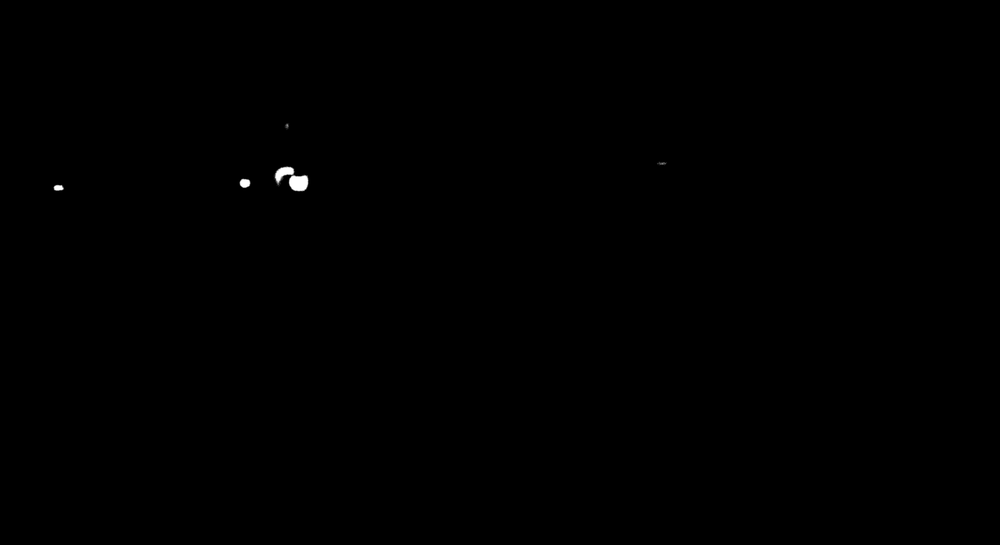
#> input picture gaussian_blurred_binary_img__translation_k15_s1.0.png, 1000 x 545 px, shrunk from 2816 x 1536 before the run, given in place of myImage.png, which was not available
$ python homework_one.py
#> lines starting #> are read from the running program, lines starting #| are printed output that depends on the picture; after the words box and inside, x2 and y2 are one past the last pixel; in counts of white or black regions, pixels touching at a corner belong together; long printed decimals are rounded; pictures that were not available may be replaced by others from this repository, and a replacement may not be noted
#> in main, img is the input picture: shape (545, 1000, 3); min 0, max 255, mean 0.3
import cv2 as cv
import numpy as np
from scipy import stats


class ImageStats:
    def __init__(self, img):
        self.img = img
        self.pixel_data = img.flatten()

    """
    print_min_max: Prints the minimum and maximum pixel values along with their locations.
        It also prints the range (difference between max and min) of the pixel values.
    """

    def print_min_max_range(self):
        min_val, max_val, min_loc, max_loc = cv.minMaxLoc(self.img)
#> min_val = 0; max_val = 255; min_loc = (0, 0); max_loc = (283, 168)
        range_val = max_val - min_val
#> range_val = 255
        print(f"Min value: {min_val} at location {min_loc}")
#| Min value: 0.0 at location (0, 0)
        print(f"Max value: {max_val} at location {max_loc}")
#| Max value: 255.0 at location (283, 168)
        print(f"Range: {range_val}")
#| Range: 255.0

    """
    print_mean_std: Prints the mean and standard deviation of the pixel values.
    """

    def print_mean_std(self):
        mean_val, std_dev = cv.meanStdDev(self.img)
#> mean_val = [0.255]; std_dev = [7.63]
        print(f"Mean value: {mean_val[0][0]}")
#| Mean value: 0.2552
        print(f"Standard deviation: {std_dev[0][0]}")
#| Standard deviation: 7.630

    """
    print_median_variance: Prints the median and variance of the pixel values.
    """

    def print_median_variance(self):
        median_val = np.median(self.pixel_data)
#> median_val = 0
        variance_val = np.var(self.pixel_data)
#> variance_val = 58.22
        print(f"Median value: {median_val}")
#| Median value: 0.0
        print(f"Variance: {variance_val}")
#| Variance: 58.216

    """
    print_mode_value: Prints the mode (most frequent pixel value) and its count.
    """

    def print_mode_value(self):
        mode_val, mode_count = stats.mode(self.pixel_data, keepdims=False)
#> mode_val = 0; mode_count = 544031
        print(f"Mode value: {mode_val} with count {mode_count}")
#| Mode value: 0 with count 544031


    """
    print_skewness: Prints the skewness of the pixel value distribution, which indicates the asymmetry of the distribution.
    """

    def print_skewness(self):
        skew_val = stats.skew(self.pixel_data)
#> skew_val = 31.6
        print(f"Skewness: {skew_val}")
#| Skewness: 31.597

class GuassianBlurApplication:
    def __init__(self, imgArray):
        self.imgArray = imgArray

    """ This function applies a Gaussian blur to a list of images
        Parameters: kernel_size: The size of the kernel to be used for blurring (default is 3)
                    sigmaX: The standard deviation in the X direction for the Gaussian kernel (default is [0.5, 1.0, 1.5, 2.0, 2.5, 3.0, 3.5])
        Returns: returns a new_array of blurred images and original images

    """

    def apply_gaussian_blur(self, kernel_size = 15, sigmaX = None):
        if sigmaX is None:
            sigmaX = [0.5, 1.0, 1.5, 2.0, 2.5, 3.0, 3.5]
        new_img_array = []
        names = [
            'img', 'img_warpAffine_left', 'img_warpAffine_right',
            'grayscale_img', 'grayscale_img_resize', 'grayscale_img_reflection',
            'binary_img', 'binary_img__translation', 'binary_img_resize',
            'hsv_img', 'hsv_img_shearing_one', 'hsv_img_shearing_two', 'cielab_img',
            'cielab_img_rotation', 'cielab_img_translation', 'hls_img', 'hls_img_rotation',
            'hls_img_translation', 'result', 'result_180_rotation', 'result_shearing'
            ]
        for img, name in zip(self.imgArray, names):

            new_img_array.append((name,img))
            for sigma in sigmaX:
                blurred_img = cv.GaussianBlur(img, (kernel_size, kernel_size), sigma)
                blur_name = f"{name}_blur_sigma_{sigma}"
                new_img_array.append((blur_name, blurred_img))
                cv.imwrite(f'gaussian_blurred_{name}_k{kernel_size}_s{sigma}.png', blurred_img)

        return new_img_array

class DetectionTechniques:
    def __init__(self, imgArray):
        self.imgArray = imgArray

    """
        Method for doing a Sobel detection to a list of images
    """
    def apply_sobel_detection(self):
        new_array = []
        for name, img in self.imgArray:
            sobel_x = cv.Sobel(img, cv.CV_64F, 1, 0, ksize=5)
            sobel_y = cv.Sobel(img, cv.CV_64F, 0, 1, ksize=5)
            sobel_combined = cv.magnitude(sobel_x, sobel_y)
            cv.imwrite(f'sobel_{name}.png', sobel_combined)
            new_array.append(sobel_combined)
        return new_array
    def apply_laplacian_detection(self):
        new_array = []
        for name, img in self.imgArray:
            laplacian = cv.Laplacian(img, cv.CV_64F)
            cv.imwrite(f'laplacian{name}.png', laplacian)
            new_array.append(laplacian)
        return new_array
    def apply_canny_detection(self, threshold1=100, threshold2=200):
        new_array = []
        for name, img in self.imgArray:
            canny_edges = cv.Canny(img, threshold1, threshold2)
            cv.imwrite(f'canny_edges{name}.png', canny_edges)
            new_array.append(canny_edges)
        return new_array
    def apply_prewitt_detection(self):
        new_array = []

        for name, img in self.imgArray:

            if len(img.shape) == 3:
                img = cv.cvtColor(img, cv.COLOR_BGR2GRAY)

            kernelx = np.array([[1, 0, -1],
                                [1, 0, -1],
                                [1, 0, -1]], dtype=np.float32)

            kernely = np.array([[1, 1, 1],
                                [0, 0, 0],
                                [-1, -1, -1]], dtype=np.float32)

            prewitt_x = cv.filter2D(img, cv.CV_32F, kernelx)
            prewitt_y = cv.filter2D(img, cv.CV_32F, kernely)

            prewitt_combined = cv.magnitude(prewitt_x, prewitt_y)

            prewitt_display = cv.normalize(
                prewitt_combined,
                None,
                0,
                255,
                cv.NORM_MINMAX
            )

            prewitt_display = np.uint8(prewitt_display)

            cv.imwrite(f'prewitt_combined{name}.png', prewitt_display)

            new_array.append(prewitt_display)

        return new_array


def main() :
    img = cv.imread('myImage.png')
    grayscale_img = cv.cvtColor(img, cv.COLOR_BGR2GRAY)

    """
    Question 1: nFind and print basic image statistics of the original image for each individual channel (min, max, average, median, mode, skew, range, standard deviation, variance)
    """

    img_stats = ImageStats(grayscale_img)
    img_stats.print_min_max_range()
    img_stats.print_mean_std()
    img_stats.print_median_variance()
    img_stats.print_mode_value()
    img_stats.print_skewness()

    #Gray scale image

    cv.imwrite('grayscale_image.png', grayscale_img)

    #Binary image

    _, binary_img = cv.threshold(grayscale_img, 127, 255, cv.THRESH_BINARY)
#> binary_img: shape (545, 1000); 0.1% white; 6 white regions (2 under 20 px), largest, box (x1, y1, x2, y2) and area: (289, 175, 308, 191) 254, (275, 167, 294, 183) 166, (240, 179, 250, 188) 71, (54, 185, 64, 191) 45
    cv.imwrite('binary_image.png', binary_img)

    #HSV image

    hsv_img = cv.cvtColor(img, cv.COLOR_BGR2HSV)
#> hsv_img: shape (545, 1000, 3); mean H, S, V 0, 0, 0.3
    cv.imwrite('hsv_image.png', hsv_img)

    #CIELAB image

    cielab_img = cv.cvtColor(img, cv.COLOR_BGR2LAB)
#> cielab_img: shape (545, 1000, 3); mean of channels 0, 1, 2 0.3, 128, 128
    cv.imwrite('cielab_image.png', cielab_img)

    #HLS image

    hls_img = cv.cvtColor(img, cv.COLOR_BGR2HLS)
#> hls_img: shape (545, 1000, 3); mean of channels 0, 1, 2 0, 0.3, 0
    cv.imwrite('hls_image.png', hls_img)

    # Split the channels, equalize the V channel, and merge back to get the equalized image in HSV color space
    h, s, v = cv.split(hsv_img)
#> h: shape (545, 1000); every value is 0

    v_equalized = cv.equalizeHist(v)
    hsv_equalized = cv.merge((h, s, v_equalized))
#> hsv_equalized: shape (545, 1000, 3); mean H, S, V 0, 0, 0.3
    result = cv.cvtColor(hsv_equalized, cv.COLOR_HSV2BGR)
    cv.imwrite('equalized_image.png', result)

    # Original Image Affine Transformations

    img_warpAffine_left = cv.warpAffine(img, cv.getRotationMatrix2D((img.shape[1] / 2, img.shape[0] / 2), 45, 1), (img.shape[1], img.shape[0]), flags=cv.INTER_LINEAR, borderMode=cv.BORDER_CONSTANT, borderValue=(0, 0, 0))
    img_warpAffine_right = cv.warpAffine(img, cv.getRotationMatrix2D((img.shape[1] / 2, img.shape[0] / 2), -45, 1), (img.shape[1], img.shape[0]), flags=cv.INTER_LINEAR, borderMode=cv.BORDER_CONSTANT, borderValue=(0, 0, 0))
    cv.imwrite('warped_image_left.png', img_warpAffine_left)
    cv.imwrite('warped_image_right.png', img_warpAffine_right)

    # Grayscale Image Affine Transformations

    grayscale_img_resize = cv.resize(grayscale_img, (grayscale_img.shape[1] // 2, grayscale_img.shape[0] // 2))
    grayscale_img_reflection = cv.flip(grayscale_img, 1)
    cv.imwrite('grayscale_image_resized.png', grayscale_img_resize)
    cv.imwrite('grayscale_image_reflection.png', grayscale_img_reflection)

    #Binary Image Affine Transformations

    binary_img__translation = cv.warpAffine(binary_img, np.float32([[1, 0, 50], [0, 1, 50]]), (binary_img.shape[1], binary_img.shape[0]))
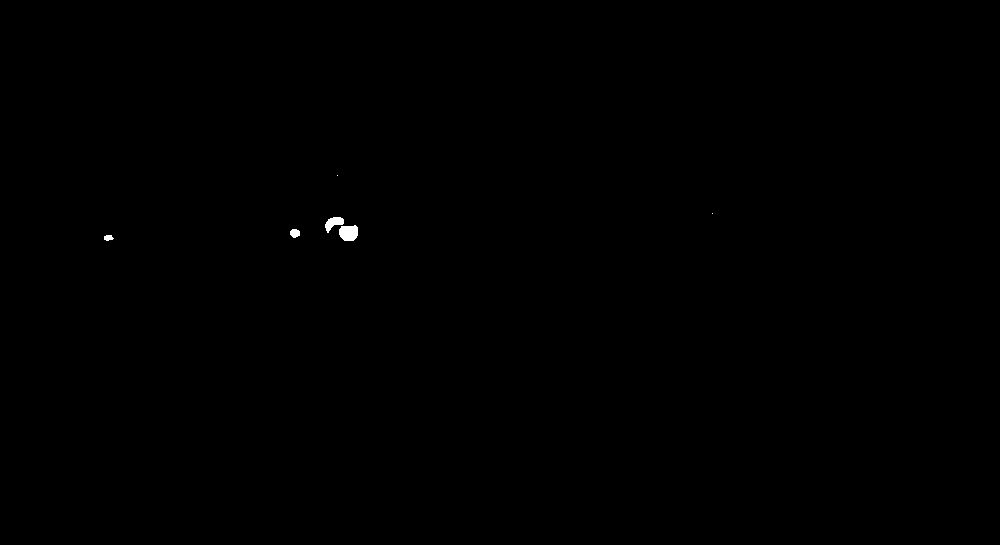
#> binary_img__translation: shape (545, 1000); 0.1% white; 6 white regions (2 under 20 px), largest, box (x1, y1, x2, y2) and area: (339, 225, 358, 241) 254, (325, 217, 344, 233) 166, (290, 229, 300, 238) 71, (104, 235, 114, 241) 45
    binary_img_resize = cv.resize(binary_img, (binary_img.shape[1] // 2, binary_img.shape[0] // 2))
    cv.imwrite('binary_image_translated.png', binary_img__translation)
    cv.imwrite('binary_image_resized.png', binary_img_resize)

    #HSV Image Affine Transformations

    hsv_img_shearing_one = cv.warpAffine(hsv_img, np.float32([[1, 0.5, 0], [0.5, 1, 0]]), (hsv_img.shape[1], hsv_img.shape[0]))
#> hsv_img_shearing_one: shape (545, 1000, 3); mean H, S, V 0, 0, 0.2
    hsv_img_shearing_two = cv.warpAffine(hsv_img, np.float32([[1, -0.5, 0], [-0.5, 1, 0]]), (hsv_img.shape[1], hsv_img.shape[0]))
#> hsv_img_shearing_two: shape (545, 1000, 3); mean H, S, V 0, 0, 0.2
    cv.imwrite('hsv_image_one_sheared.png', hsv_img_shearing_one)
    cv.imwrite('hsv_image_two_sheared.png', hsv_img_shearing_two)

    #CIELAB Image Affine Transformations

    cielab_img_rotation = cv.warpAffine(cielab_img, cv.getRotationMatrix2D((cielab_img.shape[1] / 2, cielab_img.shape[0] / 2), 30, 1), (cielab_img.shape[1], cielab_img.shape[0]), flags=cv.INTER_LINEAR, borderMode=cv.BORDER_CONSTANT, borderValue=(0, 0, 0))
#> cielab_img_rotation: shape (545, 1000, 3); mean of channels 0, 1, 2 0.3, 100.7, 100.7
    cielab_img_translation = cv.warpAffine(cielab_img, np.float32([[1, 0, -50], [0, 1, -50]]), (cielab_img.shape[1], cielab_img.shape[0]))
#> cielab_img_translation: shape (545, 1000, 3); mean of channels 0, 1, 2 0.3, 110.4, 110.4
    cv.imwrite('cielab_image_rotated.png', cielab_img_rotation)
    cv.imwrite('cielab_image_translated.png', cielab_img_translation)

    #HLS Image Affine Transformations

    hls_img_rotation = cv.warpAffine(hls_img, cv.getRotationMatrix2D((hls_img.shape[1] / 2, hls_img.shape[0] / 2), -30, 1), (hls_img.shape[1], hls_img.shape[0]), flags=cv.INTER_LINEAR, borderMode=cv.BORDER_CONSTANT, borderValue=(0, 0, 0))
#> hls_img_rotation: shape (545, 1000, 3); mean of channels 0, 1, 2 0, 0.2, 0
    hls_img_translation = cv.warpAffine(hls_img, np.float32([[1, 0, 50], [0, 1, -50]]), (hls_img.shape[1], hls_img.shape[0]))
#> hls_img_translation: shape (545, 1000, 3); mean of channels 0, 1, 2 0, 0.3, 0
    cv.imwrite('hls_image_rotated.png', hls_img_rotation)
    cv.imwrite('hls_image_translated.png', hls_img_translation)

    # Equalized Image Affine Transformations
    result_180_rotation = cv.warpAffine(result, cv.getRotationMatrix2D((result.shape[1] / 2, result.shape[0] / 2), 180, 1), (result.shape[1], result.shape[0]), flags=cv.INTER_LINEAR, borderMode=cv.BORDER_CONSTANT, borderValue=(0, 0, 0))
    result_shearing = cv.warpAffine(result, np.float32([[1, 0.5, 0.6], [0.5, 1, 0]]), (result.shape[1], result.shape[0]))
    cv.imwrite('equalized_image_rotated.png', result_180_rotation)
    cv.imwrite('equalized_image_sheared.png', result_shearing)

    # Create an array of the current Images

    image_array = [img, img_warpAffine_left, img_warpAffine_right, grayscale_img, grayscale_img_resize, grayscale_img_reflection, binary_img, binary_img__translation, binary_img_resize, hsv_img, hsv_img_shearing_one, hsv_img_shearing_two, cielab_img, cielab_img_rotation, cielab_img_translation, hls_img, hls_img_rotation, hls_img_translation, result, result_180_rotation, result_shearing]

    #Pass the images into the Gaussian Blur Class
    gaussian_blur = GuassianBlurApplication(image_array)
#> in __init__, `self.imgArray = imgArray`: self.imgArray = 21 items
    new_img_array = gaussian_blur.apply_gaussian_blur()
#> the loop in apply_gaussian_blur, `for img, name in zip(self.imgArray, names): ` made 21 passes
#> name on passes 1 to 12: 'img', 'img_warpAffine_left', 'img_warpAffine_right', 'grayscale_img', 'grayscale_img_resize', 'grayscale_img_reflection', 'binary_img', 'binary_img__translation', 'binary_img_resize', 'hsv_img', 'hsv_img_shearing_one', 'hsv_img_shearing_two'
#> after the loop in apply_gaussian_blur, `for img, name in zip(self.imgArray, names):`: new_img_array = 168 items
#> new_img_array = 168 items
    part2_length = len(new_img_array)
#> part2_length = 168
    print(part2_length)
#| 168

    personal_gaussian_blur_result = cv.GaussianBlur(result, (15, 15), 65)
    cv.imwrite('personal_gaussian_blur_result.png', personal_gaussian_blur_result)

    # Split into 4 subsets of 42 images

    first_subset = new_img_array[:42]
#> first_subset = 42 items
    second_subset = new_img_array[42:84]
#> second_subset = 42 items
    third_subset = new_img_array[84:126]
#> third_subset = 42 items
    fourth_subset = new_img_array[126:168]
#> fourth_subset = 42 items

    len_first_subset = len(first_subset)
#> len_first_subset = 42
    print(len_first_subset)
#| 42
    len_second_subset = len(second_subset)
#> len_second_subset = 42
    print(len_second_subset)
#| 42
    len_third_subset = len(third_subset)
#> len_third_subset = 42
    print(len_third_subset)
#| 42
    len_fourth_subset = len(fourth_subset)
#> len_fourth_subset = 42
    print(len_fourth_subset)
#| 42

    #Fourth Detection

    fourth_detection = DetectionTechniques(fourth_subset)
#> in __init__, `self.imgArray = imgArray`: self.imgArray = 42 items
    fourth_sobel = fourth_detection.apply_sobel_detection()
#> the loop in apply_sobel_detection, `for name, img in self.imgArray:` made 42 passes
#> name on passes 1 to 12: 'hls_img_blur_sigma_3.0', 'hls_img_blur_sigma_3.5', 'hls_img_rotation', 'hls_img_rotation_blur_sigma_0.5', 'hls_img_rotation_blur_sigma_1.0', 'hls_img_rotation_blur_sigma_1.5', 'hls_img_rotation_blur_sigma_2.0', 'hls_img_rotation_blur_sigma_2.5', 'hls_img_rotation_blur_sigma_3.0', 'hls_img_rotation_blur_sigma_3.5', 'hls_img_translation', 'hls_img_translation_blur_sigma_0.5'
#> pass 1, in apply_sobel_detection, `cv.imwrite(f'sobel_{name}.png', sobel_combined)`:
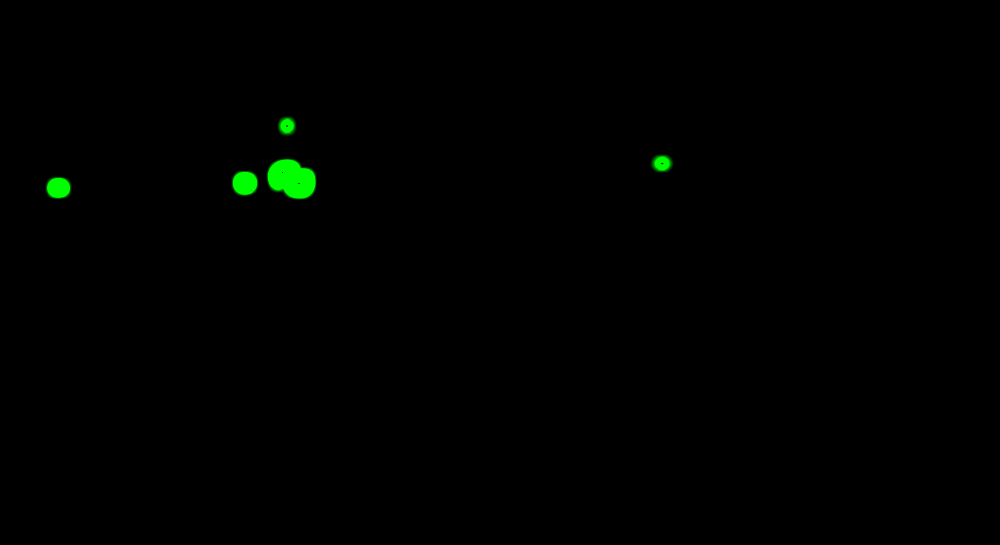
#> saved as sobel_hls_img_blur_sigma_3.0.png: shape (545, 1000, 3); mean B, G, R 0, 1.3, 0
#> after the loop in apply_sobel_detection, `for name, img in self.imgArray:`:
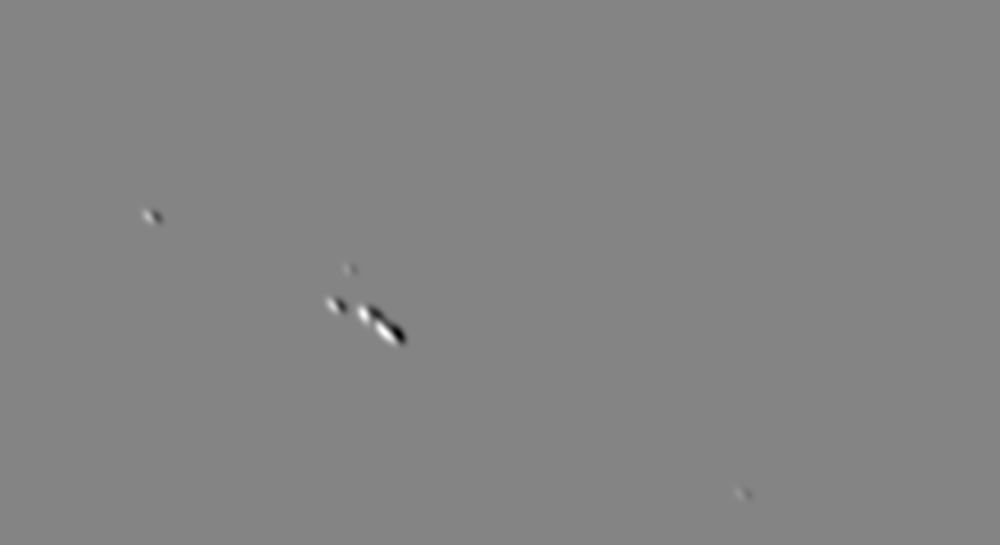
#> sobel_x: shape (545, 1000, 3) float64; min -2810, max 2596, mean 0; drawn with min black and max white
#> fourth_sobel = 42 items
    fourth_laplacian = fourth_detection.apply_laplacian_detection()
#> the loop in apply_laplacian_detection, `for name, img in self.imgArray:` made 42 passes
#> fourth_laplacian = 42 items
    fourth_canny = fourth_detection.apply_canny_detection()
#> the loop in apply_canny_detection, `for name, img in self.imgArray:` made 42 passes
#> pass 3, in apply_canny_detection, `canny_edges = cv.Canny(img, threshold1, threshold2)`:
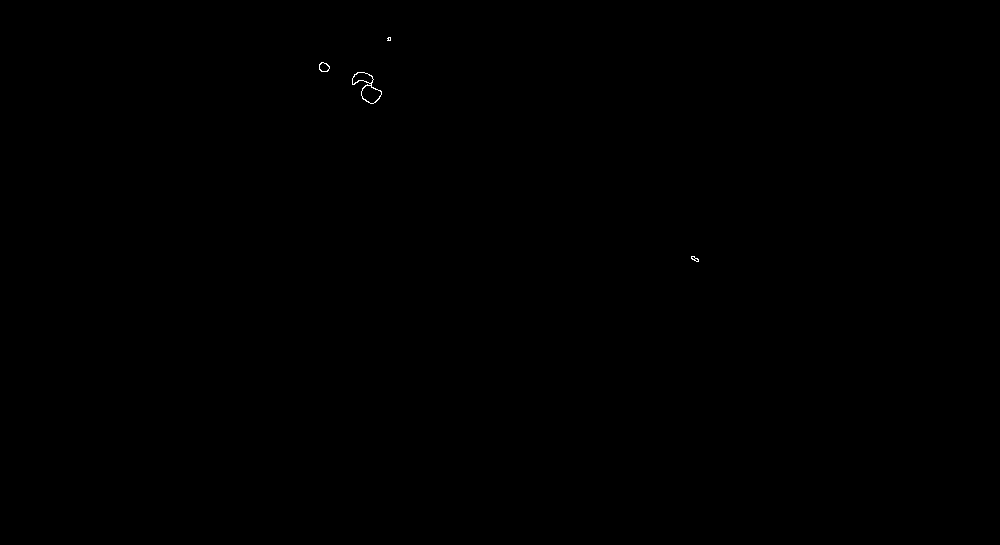
#> canny_edges: shape (545, 1000); 0.04% white in thin lines or dots, all inside (x1, y1, x2, y2) = (319, 37, 699, 262)
#> fourth_canny = 42 items
    fourth_prewitt = fourth_detection.apply_prewitt_detection()
#> the loop in apply_prewitt_detection, `for name, img in self.imgArray: ` made 42 passes
#> fourth_prewitt = 42 items

    final_fourth_detection = (
        fourth_subset + fourth_sobel + fourth_laplacian + fourth_canny + fourth_prewitt
    )
#> final_fourth_detection = 210 items
    print(len(final_fourth_detection))
#| 210


if __name__ == "__main__":
    main()
